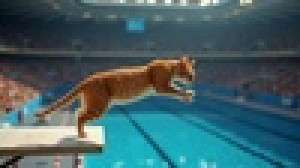
#> input picture client/src/assets/images/V0sn_8sJSkTiWrMfnitAt.png.jpeg, 100 x 56 px, shrunk from 1024 x 576 before the run (shown 3 times larger)
$ python progressive.py ../../client/src/assets/images/V0sn_8sJSkTiWrMfnitAt.png.jpeg out.png
#> lines starting #> are read from the running program, lines starting #| are printed output that depends on the picture
from PIL import Image, ImageFilter, ImageOps, ImageEnhance
import sys
import numpy as np
import math

def add_noise_to_frame(frame, noise_level):
    """Adds Gaussian noise to a PIL Image."""
    img_array = np.array(frame, dtype=np.float32)
    noise = np.random.normal(0, noise_level, img_array.shape)
    noisy_array = np.clip(img_array + noise, 0, 255)
    return Image.fromarray(noisy_array.astype(np.uint8), 'RGB')

def create_timed_progressive_denoise_gif(input_gif, output_gif):
    """
    Creates a GIF of at least 10 seconds, where a denoising effect
    progressively fades out over the first 10 seconds.
    """
#> called with output_gif = 'out.png'
    target_duration_ms = 10000.0

    # --- 1. First Pass: Read all original frames and their durations ---
    original_frames = []
    original_durations = []
    with Image.open(input_gif) as gif:
#> gif is the input picture: PIL image 100x56 RGB; mean R, G, B 65.9, 96.8, 102.1
        try:
            while True:
                original_frames.append(gif.copy())
                original_durations.append(gif.info.get('duration', 100))
                gif.seek(gif.tell() + 1)
#> this loop made 1 pass
#| Source GIF has 1 frames with a total duration of 100 ms.
#| Repeating the frame sequence 100 times to ensure duration is >= 10 seconds.
#| Done. Final GIF has 100 frames and a total duration of 10000 ms.
#> pass 1, in create_timed_progressive_denoise_gif, `processed_frames[0].save( output_gif, save_all=True, append_images=pro..`:
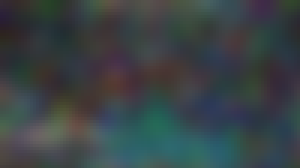
#> saved as out.png: PIL image 100x56 RGB (shown 3 times larger); mean R, G, B 57.8, 67.1, 69.6
#> after the loop, original_durations = [100]; original_frames = 1 item
        except EOFError:
            pass # Reached the end of the GIF

    cycle_duration_ms = sum(original_durations)
    print(f"Source GIF has {len(original_frames)} frames with a total duration of {cycle_duration_ms} ms.")

    if cycle_duration_ms <= 0:
        print("Error: GIF has no duration. Cannot process.")
        return

    # --- 2. Build the Full Frame Stack to meet the 10-second target ---
    repetitions = math.ceil(target_duration_ms / cycle_duration_ms)
    print(f"Repeating the frame sequence {repetitions} times to ensure duration is >= 10 seconds.")

    full_frames = original_frames * repetitions
    full_durations = original_durations * repetitions
    num_total_frames = len(full_frames)

    # --- 3. Process the full frame stack with time-based progression ---
    processed_frames = []
    elapsed_time_ms = 0

    # Define Start and End Values for Effects
    start_blur = 3.0
    start_noise = 100.0
    start_brightness = 0.5  # 50%
    end_brightness = 1.0    # 100%

    print("\nProcessing frames with time-based effects...")
    for i in range(num_total_frames):
        # Calculate progress based on time, not frame index. Clamp at 10s.
        progress = min(1.0, elapsed_time_ms / target_duration_ms)

        # Linearly interpolate each value for the current frame
        current_blur = start_blur * (1 - progress)
        current_noise = start_noise * (1 - progress)
        current_brightness = start_brightness + (end_brightness - start_brightness) * progress

        frame_to_process = full_frames[i]
        w, h = frame_to_process.size

        # Apply Effects
        bg = Image.new("RGB", (w, h), (0, 0, 0))
        bg.paste(frame_to_process, (0, 0), frame_to_process.convert("RGBA"))

        enhancer = ImageEnhance.Brightness(bg)
        frame_brightened = enhancer.enhance(current_brightness)

        frame_with_noise = add_noise_to_frame(frame_brightened, current_noise)

        if current_blur > 0:
            padded_canvas = Image.new("RGB", (w * 3, h * 3))
            for x_offset in range(-1, 2):
                for y_offset in range(-1, 2):
                    temp_frame = frame_with_noise.copy()
                    if x_offset == -1: temp_frame = ImageOps.mirror(temp_frame)
                    if y_offset == -1: temp_frame = ImageOps.flip(temp_frame)
                    padded_canvas.paste(temp_frame, (w * (x_offset + 1), h * (y_offset + 1)))

            blurred = padded_canvas.filter(ImageFilter.GaussianBlur(current_blur))
            final_frame = blurred.crop((w, h, w * 2, h * 2))
        else:
            # Skip the expensive padding/blurring if blur is zero
            final_frame = frame_with_noise

        processed_frames.append(final_frame)

        # Update the master clock for the next frame
        elapsed_time_ms += full_durations[i]

    # --- 4. Save the Final GIF ---
    print("\nSaving the processed GIF...")
    processed_frames[0].save(
        output_gif,
        save_all=True,
        append_images=processed_frames[1:],
        duration=full_durations,
        loop=0
    )
    print(f"Done. Final GIF has {len(processed_frames)} frames and a total duration of {sum(full_durations)} ms.")

if __name__ == "__main__":
    if len(sys.argv) != 3:
        print("Usage: python your_script_name.py input.gif output.gif")
    else:
        input_gif = sys.argv[1]
        output_gif = sys.argv[2]
        create_timed_progressive_denoise_gif(input_gif, output_gif)
